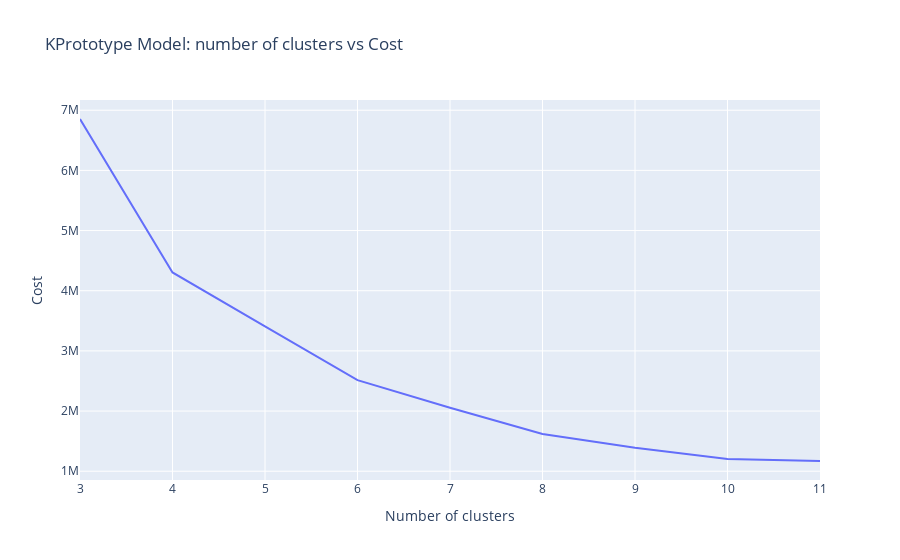

Notebook code for this chart:
### Code cell
fig=px.line(x=n_clusters, y=cost.values(), title="KPrototype Model: number of clusters vs Cost")
fig.update_layout(xaxis_title="Number of clusters", yaxis_title ="Cost")
fig.show()

### Figure 1 — Plotly figure (JSON) as saved in the notebook; plotly's stock layout.template omitted (floating-point values rounded to 4 significant figures)
{"data": [{"hovertemplate": "x=%{x}<br>y=%{y}<extra></extra>", "legendgroup": "", "line": {"color": "#636efa", "dash": "solid"}, "marker": {"symbol": "circle"}, "mode": "lines", "name": "", "orientation": "v", "showlegend": false, "type": "scatter", "x": [3, 4, 5, 6, 7, 8, 9, 10, 11], "xaxis": "x", "y": [6854000.0, 4304000.0, 3408000.0, 2514000.0, 2055000.0, 1620000.0, 1390000.0, 1201000.0, 1170000.0], "yaxis": "y"}], "layout": {"legend": {"tracegroupgap": 0}, "title": {"text": "KPrototype Model: number of clusters vs Cost"}, "xaxis": {"anchor": "y", "domain": [0, 1], "title": {"text": "Number of clusters"}}, "yaxis": {"anchor": "x", "domain": [0, 1], "title": {"text": "Cost"}}}}
